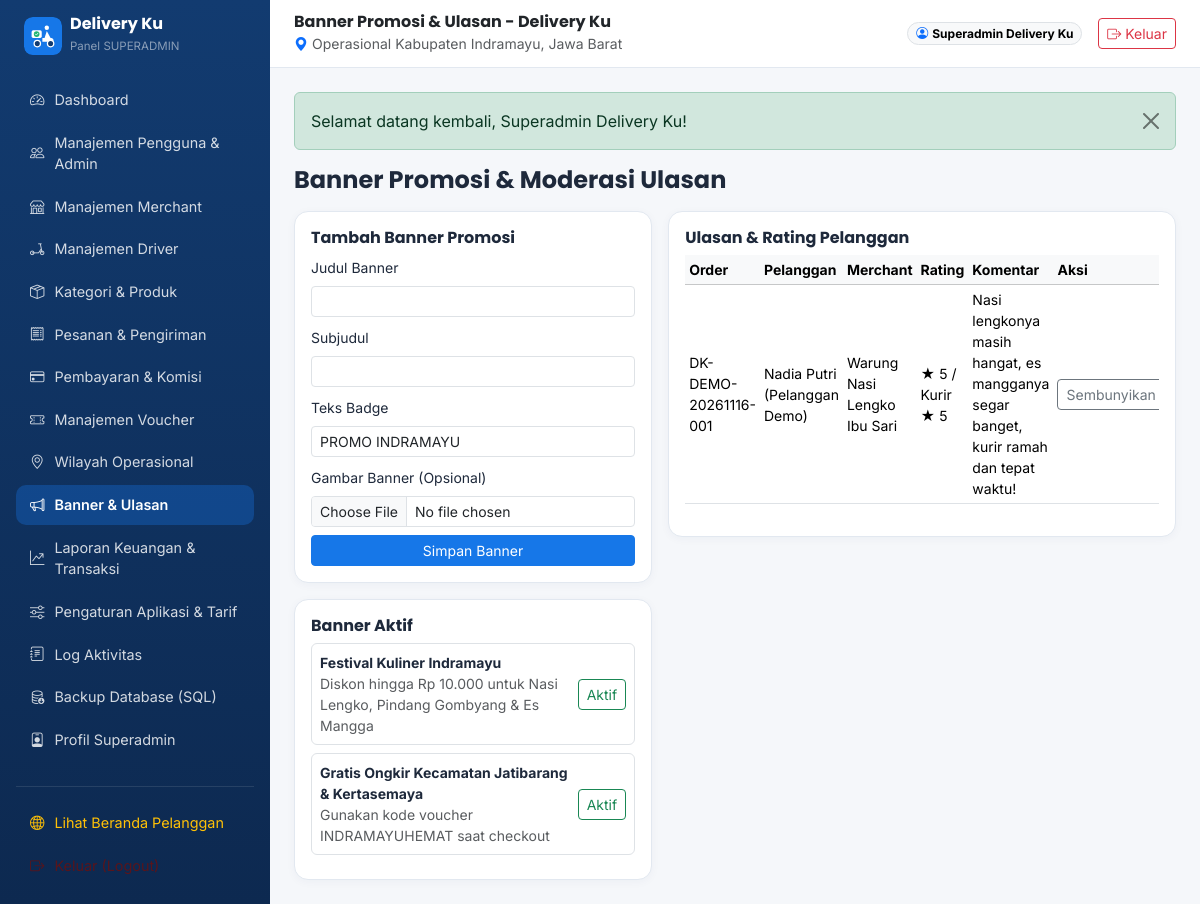
Page /index.php?route=superadmin/banners (signed in) on the committed database.
### tables this page shows
CREATE TABLE IF NOT EXISTS `banners` (
    `id` INT UNSIGNED AUTO_INCREMENT PRIMARY KEY,
    `title` VARCHAR(160) NOT NULL,
    `subtitle` VARCHAR(255) NULL,
    `image_path` VARCHAR(255) NULL,
    `target_url` VARCHAR(255) NULL,
    `badge_text` VARCHAR(40) NULL,
    `sort_order` INT NOT NULL DEFAULT 0,
    `is_active` TINYINT(1) NOT NULL DEFAULT 1,
    `created_at` TIMESTAMP DEFAULT CURRENT_TIMESTAMP,
    `updated_at` TIMESTAMP DEFAULT CURRENT_TIMESTAMP ON UPDATE CURRENT_TIMESTAMP
);

CREATE TABLE IF NOT EXISTS `reviews` (
    `id` BIGINT UNSIGNED AUTO_INCREMENT PRIMARY KEY,
    `order_id` BIGINT UNSIGNED NOT NULL UNIQUE,
    `user_id` BIGINT UNSIGNED NOT NULL,
    `merchant_id` BIGINT UNSIGNED NOT NULL,
    `driver_id` BIGINT UNSIGNED NULL,
    `merchant_rating` TINYINT UNSIGNED NOT NULL,
    `driver_rating` TINYINT UNSIGNED NULL,
    `comment` TEXT NULL,
    `is_visible` TINYINT(1) NOT NULL DEFAULT 1,
    `created_at` TIMESTAMP DEFAULT CURRENT_TIMESTAMP,
    `updated_at` TIMESTAMP DEFAULT CURRENT_TIMESTAMP ON UPDATE CURRENT_TIMESTAMP,
    CONSTRAINT `fk_rev_order` FOREIGN KEY (`order_id`) REFERENCES `orders`(`id`) ON DELETE CASCADE,
    CONSTRAINT `fk_rev_user` FOREIGN KEY (`user_id`) REFERENCES `users`(`id`),
    CONSTRAINT `fk_rev_merchant` FOREIGN KEY (`merchant_id`) REFERENCES `merchants`(`id`)
);

CREATE TABLE IF NOT EXISTS `orders` (
    `id` BIGINT UNSIGNED AUTO_INCREMENT PRIMARY KEY,
    `order_code` VARCHAR(40) NOT NULL UNIQUE,
    `user_id` BIGINT UNSIGNED NOT NULL,
    `merchant_id` BIGINT UNSIGNED NOT NULL,
    `driver_id` BIGINT UNSIGNED NULL,
    `district_id` INT UNSIGNED NULL,
    `voucher_id` BIGINT UNSIGNED NULL,
    `recipient_name` VARCHAR(150) NOT NULL,
    `recipient_phone` VARCHAR(25) NOT NULL,
    `delivery_address` TEXT NOT NULL,
    `delivery_lat` DECIMAL(10,7) NULL,
    `delivery_lng` DECIMAL(10,7) NULL,
    `distance_km` DECIMAL(6,2) NOT NULL DEFAULT 2.00,
    `subtotal` DECIMAL(12,2) NOT NULL DEFAULT 0.00,
    `merchant_discount` DECIMAL(12,2) NOT NULL DEFAULT 0.00,
    `voucher_discount` DECIMAL(12,2) NOT NULL DEFAULT 0.00,
    `delivery_fee` DECIMAL(12,2) NOT NULL DEFAULT 0.00,
    `service_fee` DECIMAL(12,2) NOT NULL DEFAULT 0.00,
    `platform_commission` DECIMAL(12,2) NOT NULL DEFAULT 0.00,
    `merchant_net_income` DECIMAL(12,2) NOT NULL DEFAULT 0.00,
    `driver_net_income` DECIMAL(12,2) NOT NULL DEFAULT 0.00,
    `total_amount` DECIMAL(12,2) NOT NULL DEFAULT 0.00,
    `payment_method` ENUM('cod','bank_transfer','manual_proof') NOT NULL DEFAULT 'cod',
    `status` ENUM(
        'menunggu_pembayaran',
        'menunggu_konfirmasi_merchant',
        'pesanan_dikonfirmasi',
        'sedang_disiapkan',
        'menunggu_driver',
        'driver_menuju_merchant',
        'pesanan_diambil',
        'dalam_pengiriman',
        'selesai',
        'dibatalkan',
        'pengembalian_dana'
    ) NOT NULL DEFAULT 'menunggu_konfirmasi_merchant',
    `customer_notes` TEXT NULL,
    `cancel_reason` VARCHAR(255) NULL,
    `customer_confirmed_at` DATETIME NULL,
    `completed_at` DATETIME NULL,
    `is_demo` TINYINT(1) NOT NULL DEFAULT 0,
    `created_at` TIMESTAMP DEFAULT CURRENT_TIMESTAMP,
    `updated_at` TIMESTAMP DEFAULT CURRENT_TIMESTAMP ON UPDATE CURRENT_TIMESTAMP,
    `deleted_at` TIMESTAMP NULL DEFAULT NULL,
    INDEX `idx_orders_user` (`user_id`),
    INDEX `idx_orders_merchant` (`merchant_id`),
    INDEX `idx_orders_driver` (`driver_id`),
    INDEX `idx_orders_status` (`status`),
    INDEX `idx_orders_demo_created` (`is_demo`, `created_at`),
    CONSTRAINT `fk_ord_user` FOREIGN KEY (`user_id`) REFERENCES `users`(`id`),
    CONSTRAINT `fk_ord_merchant` FOREIGN KEY (`merchant_id`) REFERENCES `merchants`(`id`),
    CONSTRAINT `fk_ord_driver` FOREIGN KEY (`driver_id`) REFERENCES `drivers`(`id`) ON DELETE SET NULL,
    CONSTRAINT `fk_ord_district` FOREIGN KEY (`district_id`) REFERENCES `districts`(`id`) ON DELETE SET NULL,
    CONSTRAINT `fk_ord_voucher` FOREIGN KEY (`voucher_id`) REFERENCES `vouchers`(`id`) ON DELETE SET NULL
);

CREATE TABLE IF NOT EXISTS `users` (
    `id` BIGINT UNSIGNED AUTO_INCREMENT PRIMARY KEY,
    `role_id` INT UNSIGNED NOT NULL,
    `full_name` VARCHAR(150) NOT NULL,
    `email` VARCHAR(150) NOT NULL UNIQUE,
    `phone` VARCHAR(25) NOT NULL,
    `password_hash` VARCHAR(255) NOT NULL,
    `avatar_path` VARCHAR(255) NULL,
    `status` ENUM('active','inactive','suspended','pending') NOT NULL DEFAULT 'active',
    `is_demo` TINYINT(1) NOT NULL DEFAULT 0,
    `reset_token` VARCHAR(120) NULL,
    `reset_expires_at` DATETIME NULL,
    `last_login_at` DATETIME NULL,
    `created_at` TIMESTAMP DEFAULT CURRENT_TIMESTAMP,
    `updated_at` TIMESTAMP DEFAULT CURRENT_TIMESTAMP ON UPDATE CURRENT_TIMESTAMP,
    `deleted_at` TIMESTAMP NULL DEFAULT NULL,
    INDEX `idx_users_role` (`role_id`),
    INDEX `idx_users_status` (`status`),
    CONSTRAINT `fk_users_role` FOREIGN KEY (`role_id`) REFERENCES `roles`(`id`)
);

CREATE TABLE IF NOT EXISTS `merchants` (
    `id` BIGINT UNSIGNED AUTO_INCREMENT PRIMARY KEY,
    `user_id` BIGINT UNSIGNED NOT NULL UNIQUE,
    `merchant_category_id` INT UNSIGNED NULL,
    `district_id` INT UNSIGNED NULL,
    `village_id` INT UNSIGNED NULL,
    `store_name` VARCHAR(160) NOT NULL,
    `slug` VARCHAR(180) NOT NULL UNIQUE,
    `description` TEXT NULL,
    `logo_path` VARCHAR(255) NULL,
    `banner_path` VARCHAR(255) NULL,
    `address` TEXT NOT NULL,
    `postal_code` VARCHAR(10) NULL,
    `latitude` DECIMAL(10,7) NULL,
    `longitude` DECIMAL(10,7) NULL,
    `open_time` TIME NOT NULL DEFAULT '08:00:00',
    `close_time` TIME NOT NULL DEFAULT '21:00:00',
    `is_open` TINYINT(1) NOT NULL DEFAULT 1,
    `verification_status` ENUM('pending','approved','rejected') NOT NULL DEFAULT 'pending',
    `verification_notes` TEXT NULL,
    `commission_rate` DECIMAL(5,2) NULL COMMENT 'Override komisi persen khusus merchant jika diisi',
    `rating_avg` DECIMAL(3,2) NOT NULL DEFAULT 5.00,
    `total_reviews` INT UNSIGNED NOT NULL DEFAULT 0,
    `is_recommended` TINYINT(1) NOT NULL DEFAULT 0,
    `is_demo` TINYINT(1) NOT NULL DEFAULT 0,
    `created_at` TIMESTAMP DEFAULT CURRENT_TIMESTAMP,
    `updated_at` TIMESTAMP DEFAULT CURRENT_TIMESTAMP ON UPDATE CURRENT_TIMESTAMP,
    `deleted_at` TIMESTAMP NULL DEFAULT NULL,
    INDEX `idx_merchant_verify` (`verification_status`, `is_open`),
    INDEX `idx_merchant_district` (`district_id`),
    CONSTRAINT `fk_merchant_user` FOREIGN KEY (`user_id`) REFERENCES `users`(`id`) ON DELETE CASCADE,
    CONSTRAINT `fk_merchant_cat` FOREIGN KEY (`merchant_category_id`) REFERENCES `merchant_categories`(`id`) ON DELETE SET NULL,
    CONSTRAINT `fk_merchant_dist` FOREIGN KEY (`district_id`) REFERENCES `districts`(`id`) ON DELETE SET NULL,
    CONSTRAINT `fk_merchant_vil` FOREIGN KEY (`village_id`) REFERENCES `villages`(`id`) ON DELETE SET NULL
);

### htdocs/app/controllers/SuperadminController.php (called while the page is built, shortened)
<?php
final class SuperadminController
{
    public function bannersAndReviews(): void
    {
        $pdo = Database::connection();
        $banners = $pdo->query('SELECT * FROM banners ORDER BY sort_order, id DESC')->fetchAll();
        $reviews = $pdo->query(
            'SELECT r.*, u.full_name AS customer_name, m.store_name, o.order_code
             FROM reviews r JOIN users u ON u.id=r.user_id JOIN merchants m ON m.id=r.merchant_id JOIN orders o ON o.id=r.order_id
             ORDER BY r.id DESC LIMIT 50'
        )->fetchAll();
        render_view('superadmin/banners', compact('banners', 'reviews') + ['pageTitle' => 'Banner Promosi & Ulasan - Delivery Ku'], 'dashboard_shell');
    }
}

### htdocs/index.php (called while the page is built, shortened)
<?php
$routes = require BASE_PATH . '/routes/web.php';
$route = trim((string)($_GET['route'] ?? ''), '/');
$handler = $routes[$route];
$isPost = ($_SERVER['REQUEST_METHOD'] ?? 'GET') === 'POST';
if ($isPost && isset($handler[2], $handler[3])) {
    $controllerClass = $handler[2];
    $method = $handler[3];
} else {
    $method = $handler[1];
}
$controller = new $controllerClass();
$controller->{$method}();

### htdocs/resources/views/superadmin/banners.php (the view, shortened to what this page needs)
<h4 class="fw-bold mb-3">Banner Promosi & Moderasi Ulasan</h4>
<div class="row g-3">
    <div class="col-lg-5">
        <div class="dk-card p-3 mb-3">
            <h6 class="fw-bold mb-2">Tambah Banner Promosi</h6>
            <form method="POST" enctype="multipart/form-data">
                <div class="mb-2"><label class="form-label small">Judul Banner</label><input type="text" name="title" class="form-control form-control-sm" required></div>
                <div class="mb-2"><label class="form-label small">Subjudul</label><input type="text" name="subtitle" class="form-control form-control-sm"></div>
                <div class="mb-2"><label class="form-label small">Teks Badge</label><input type="text" name="badge_text" value="PROMO INDRAMAYU" class="form-control form-control-sm"></div>
                <div class="mb-2"><label class="form-label small">Gambar Banner (Opsional)</label><input type="file" name="image" accept="image/*" class="form-control form-control-sm"></div>
                <button class="btn btn-dk-primary btn-sm w-100">Simpan Banner</button>
            </form>
        </div>
        <div class="dk-card p-3">
            <h6 class="fw-bold mb-2">Banner Aktif</h6>
            <?php foreach ($banners as $b): ?>
                <div class="border rounded p-2 mb-2 d-flex justify-content-between align-items-center small">
                    <div>
                        <div class="fw-bold"><?= e($b['title']) ?></div>
                        <div class="text-muted"><?= e($b['subtitle']) ?></div>
                    </div>
                    <form method="POST">
                        <button class="btn btn-outline-<?= $b['is_active'] ? 'success' : 'secondary' ?> btn-sm"><?= $b['is_active'] ? 'Aktif' : 'Nonaktif' ?></button>
                    </form>
                </div>
            <?php endforeach; ?>
        </div>
    </div>
    <div class="col-lg-7">
        <div class="dk-card p-3">
            <h6 class="fw-bold mb-2">Ulasan & Rating Pelanggan</h6>
            <div class="table-responsive">
                <table class="table table-sm small align-middle">
                    <thead class="table-light"><tr><th>Order</th><th>Pelanggan</th><th>Merchant</th><th>Rating</th><th>Komentar</th><th>Aksi</th></tr></thead>
                    <tbody>
                    <?php foreach ($reviews as $r): ?>
                        <tr>
                            <td><?= e($r['order_code']) ?></td>
                            <td><?= e($r['customer_name']) ?></td>
                            <td><?= e($r['store_name']) ?></td>
                            <td>★ <?= (int)$r['merchant_rating'] ?> / Kurir ★ <?= (int)$r['driver_rating'] ?></td>
                            <td><?= e($r['comment']) ?></td>
                            <td>
                                <form method="POST">
                                    <button class="btn btn-outline-secondary btn-sm"><?= $r['is_visible'] ? 'Sembunyikan' : 'Tampilkan' ?></button>
                                </form>
                            </td>
                        </tr>
                    <?php endforeach; ?>
                    </tbody>
                </table>
            </div>
        </div>
    </div>
</div>

### htdocs/public/assets/css/deliveryku.css (style rules this page uses)
:root { --dk-blue: #1677E8; --dk-navy: #123B70; --dk-white: #FFFFFF; --dk-bg: #F5F7FA; --dk-green: #22B573; --dk-border: #E2E8F0; }
body { font-family: 'Inter', 'Poppins', system-ui, -apple-system, sans-serif; background-color: var(--dk-bg); color: #1E293B; }
h1, h2, h3, h4, h5, h6, .brand-font { font-family: 'Poppins', 'Inter', sans-serif; }
.btn-dk-primary { background-color: var(--dk-blue); border-color: var(--dk-blue); color: #fff; }
.dk-card { border: 1px solid var(--dk-border); border-radius: 14px; box-shadow: 0 2px 10px rgba(18, 59, 112, 0.04); background: #fff; }

### rows in the picture
banners: title "Festival Kuliner Indramayu", subtitle "Diskon hingga Rp 10.000 untuk Nasi Lengko, Pindang Gombyang & Es Mangga", is_active "Aktif"
banners: title "Gratis Ongkir Kecamatan Jatibarang & Kertasemaya", subtitle "Gunakan kode voucher INDRAMAYUHEMAT saat checkout", is_active "Aktif"
reviews: order.order_code "DK-DEMO-20261116-001", user.full_name "Nadia Putri (Pelanggan Demo)", merchant.store_name "Warung Nasi Lengko Ibu Sari", merchant_rating "5", driver_rating "5", comment "Nasi lengkonya masih hangat, es mangganya segar banget, kurir ramah dan tepat waktu!", is_visible "Sembunyikan"

### other values in the picture
$role "SUPERADMIN"
$m['label'] "Dashboard"
$m['label'] "Manajemen Pengguna & Admin"
$m['label'] "Manajemen Merchant"
$m['label'] "Manajemen Driver"
$m['label'] "Kategori & Produk"
$m['label'] "Pesanan & Pengiriman"
$m['label'] "Pembayaran & Komisi"
$m['label'] "Manajemen Voucher"
$m['label'] "Wilayah Operasional"
$m['label'] "Banner & Ulasan"
$m['label'] "Laporan Keuangan & Transaksi"
$m['label'] "Pengaturan Aplikasi & Tarif"
$m['label'] "Log Aktivitas"
$m['label'] "Backup Database (SQL)"
